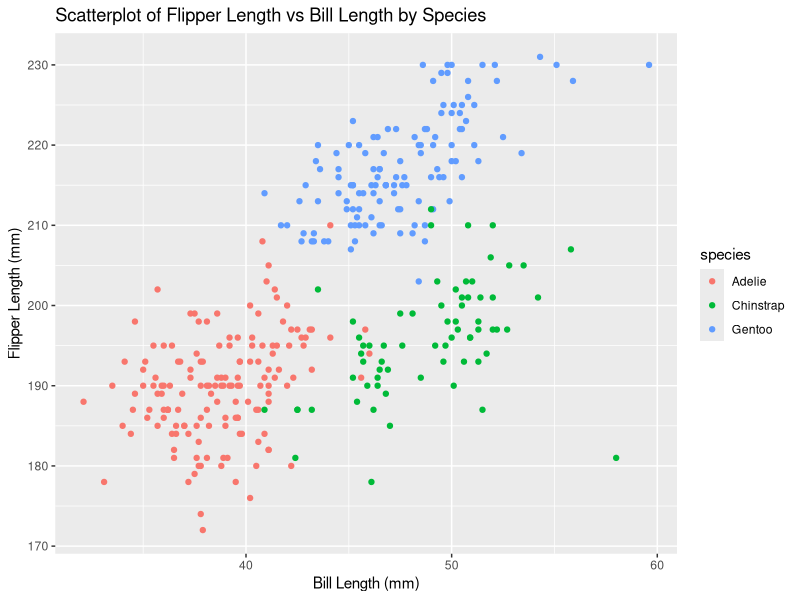
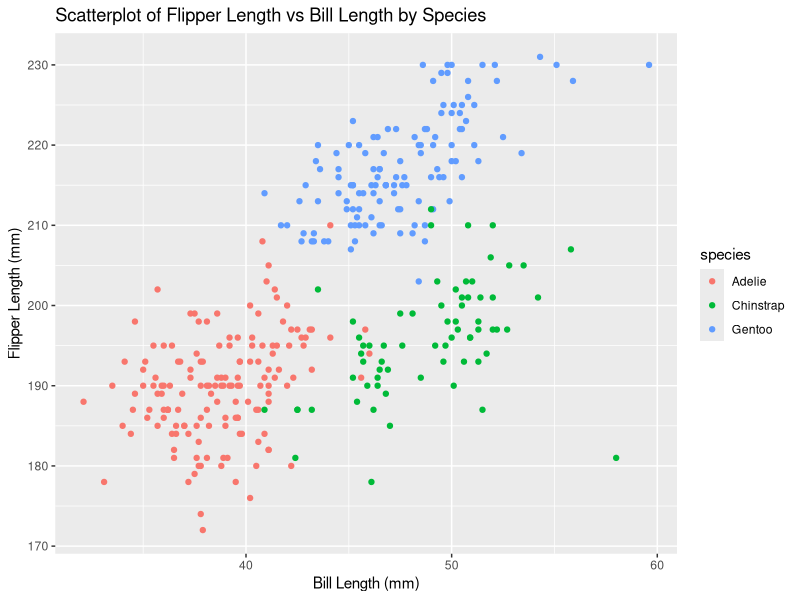

Write R code to recreate these figures, in order.
## ---- chunk 1
knitr::opts_chunk$set(echo = TRUE)
library(tidyverse)
library(ggplot2)
library(tibble)
## ---- chunk 2
data("penguins", package = "palmerpenguins")
nrow(penguins)
ncol(penguins)
mean(pull(penguins, flipper_length_mm), na.rm = TRUE)
## ---- chunk 3
ggplot(data = penguins, aes(x = bill_length_mm, y = flipper_length_mm, color = species)) +
  geom_point() +
  labs(x = "Bill Length (mm)", y = "Flipper Length (mm)", title = "Scatterplot of Flipper Length vs Bill Length by Species") 
ggsave("ScatterplotofBillLength(mm)vsFlipperLength(mm).pdf", width = 7, height = 5)
## ---- chunk 4
df = tibble(
  random_samp = rnorm(10),
  logical_vector = random_samp > 0,
  character_vector = c("january","february", "march", "april", "may", "june", "july", "august", "september", "october"),
factor_vector = factor(c("Level 1", "Level 2", "Level 3", "Level 1", "Level 2", "Level 3", "Level 1", "Level 2", "Level 3", "Level 1")))
## ---- chunk 5
mean(pull(df, random_samp))
mean(pull(df, logical_vector))
mean(pull(df,character_vector))
mean(pull(df,factor_vector))
## ---- chunk 6
numeric_logical = as.numeric(pull(df, logical_vector))
numeric_character = as.numeric(pull(df, character_vector))
numeric_factor = as.numeric(pull(df, factor_vector))
